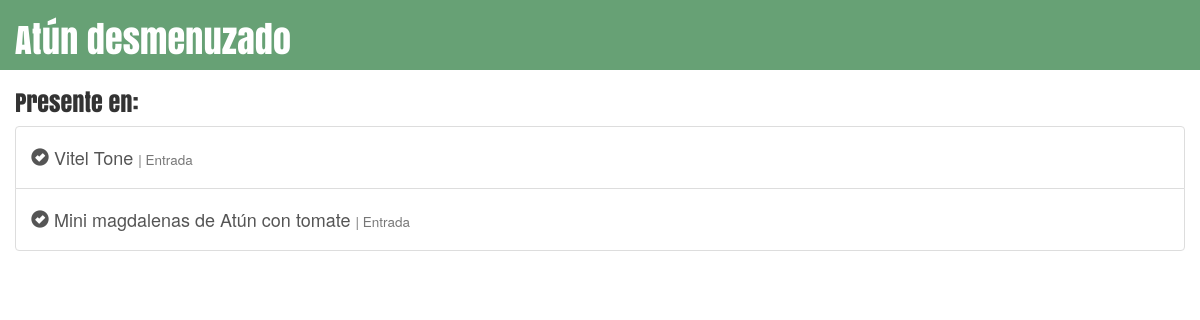
Before: /recetario/ingredientes/10/ with the older database file.
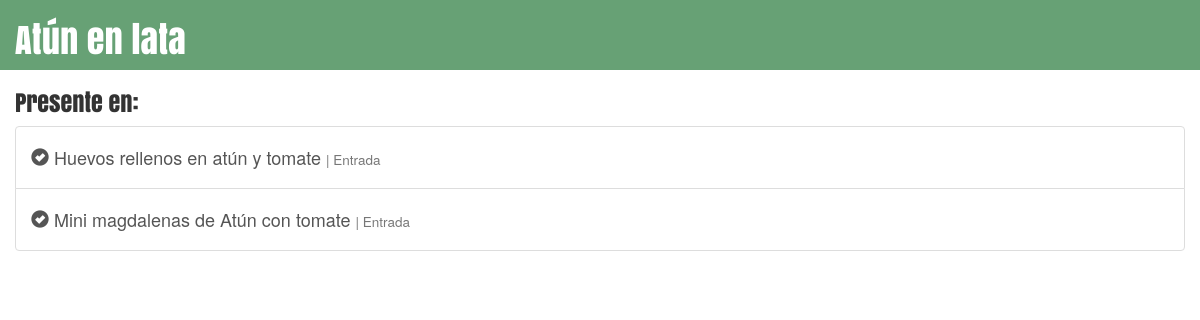
After: the same page with the newer database file.
### recetario/models.py (models this page shows, shortened)
class Ingrediente(models.Model):
	nombre = models.CharField(max_length=30)
	gluten = models.BooleanField(default=False, verbose_name='Contiene gluten?')

class Receta(models.Model):
	nombre = models.CharField(max_length=40)
	categoria = models.ForeignKey(Categoria)
	image = models.ImageField(verbose_name='Foto',upload_to='images/', blank=True, null=True)
	ingredientes = models.ManyToManyField(Ingrediente, through='DetalleReceta')
	preparacion = models.TextField()
	def image_tag(self):
		return u'<a target="_blank" href="{0}/{1}"><img class="img-rounded img-responsive" alt="No hay imagen" src="{0}/{1}" /></a>'.format(settings.MEDIA_URL, self.image.name)
	image_tag.short_description = 'Image'
	image_tag.allow_tags = True

class Categoria(models.Model):
	nombre = models.CharField(max_length=20)
	def __unicode__(self):
		return self.nombre

### recetario/views.py (the view)
# urls.py: url(r'^ingredientes/(?P<pk>[0-9]+)/$', views.IngredienteDetail.as_view(), name='detalleingrediente'),
class IngredienteDetail(generic.DetailView):
    model = Ingrediente
    context_object_name = 'ingrediente'

### recetario/templates/recetario/ingrediente_detail.html (shortened to what this page needs)
{% load staticfiles %}
<!DOCTYPE html>
<html>
<head>
	<link rel="stylesheet" href="{% static 'recetario/css/bootstrap.css' %}" type="text/css">
	<link rel="stylesheet" href="{% static 'recetario/css/font.css' %}" type="text/css">
	<link rel="stylesheet" href="{% static 'recetario/css/stylesheet.css' %}" type="text/css">
</head>
<body>
	<header id="receta-header">
		<div class="container">
			<div class="row">
				<h1>{{ ingrediente.nombre }}
				</h1>
			</div>
		</div>
	</header>
	<div class="container">
		<div class="row">
			<h3>Presente en:</h3>
			<div class="list-group">
			{% for receta in ingrediente.receta_set.all %}
				<a href="{% url 'recetario:detallereceta' receta.pk %}" class="list-group-item">
				<h4><span class="glyphicon glyphicon-ok-sign"></span> {{ receta.nombre }} <small>| {{ receta.categoria }}</small></h4>
				</a>
			{% endfor %}
			</div>
		</div>
	</div>
</body>
</html>

Changed rows visible on the page:
changed Ingrediente: nombre "Atún desmenuzado" → "Atún en lata"
changed Receta: nombre "Vitel Tone" → "Huevos rellenos en atún y tomate"
